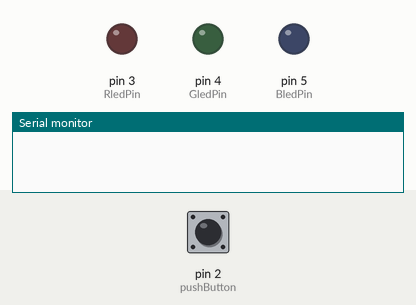
Simulated run of this sketch. Board: Arduino Uno, built with avr-gcc and run on an emulated ATmega328P. On the bench: output pins drawn as LEDs (lit = HIGH), the last lines printed to the serial monitor. Inputs (shaded band) come from the test bench; at power-on: pin 2 (pushButton) HIGH.

Above: at 1.2 s.
1.3 s: pin 2 (pushButton) pulled LOW for 0.15 s
At 2.6 s:
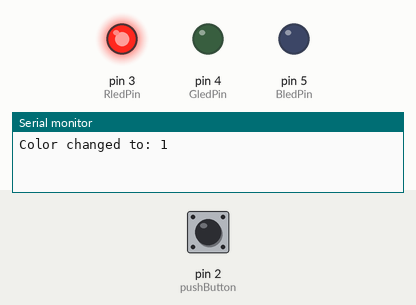
3.0 s: pin 2 (pushButton) pulled LOW for 1 s
At 3.9 s:
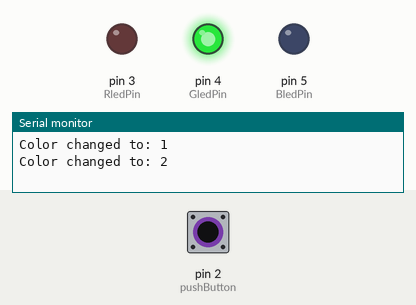
5.5 s: pin 2 (pushButton) pulled LOW for 0.15 s
At 6.9 s:
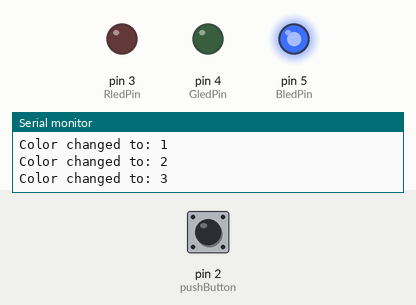
7.2 s: pin 2 (pushButton) pulled LOW for 3.2 s
At 8.3 s:
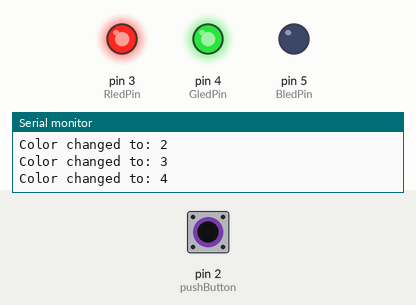
11.9 s: pin 2 (pushButton) pulled LOW for 0.15 s
At 13.1 s:
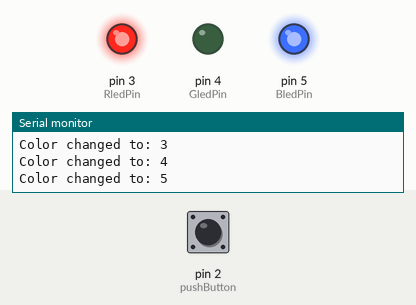
13.6 s: pin 2 (pushButton) pulled LOW for 1 s
At 14.4 s:
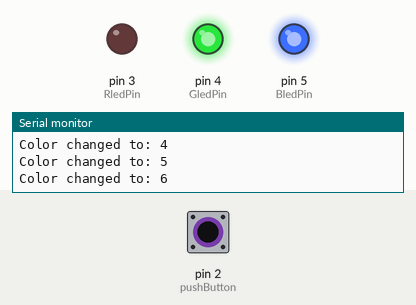
Timing chart, 0 to 16.6 s (numbered marks = the images above; inputs shaded):
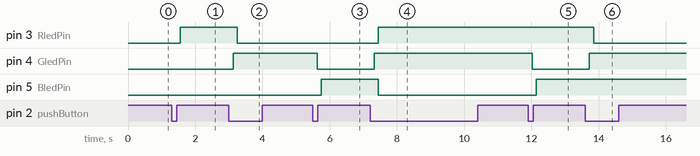

Measured:
- after the input at 1.3 s, pin 3 (RledPin): LOW → HIGH after 0.25 s
- after the input at 3.0 s, pin 3 (RledPin): HIGH → LOW after 0.25 s; pin 4 (GledPin): LOW → HIGH after 0.13 s
- after the input at 5.5 s, pin 4 (GledPin): HIGH → LOW after 0.13 s; pin 5 (BledPin): LOW → HIGH after 0.25 s
- after the input at 7.2 s, pin 3 (RledPin): LOW → HIGH after 0.25 s; pin 4 (GledPin): LOW → HIGH after 0.13 s; pin 5 (BledPin): HIGH → LOW after 0.25 s
- after the input at 11.9 s, pin 4 (GledPin): HIGH → LOW after 0.13 s; pin 5 (BledPin): LOW → HIGH after 0.25 s
- after the input at 13.6 s, pin 3 (RledPin): HIGH → LOW after 0.25 s; pin 4 (GledPin): LOW → HIGH after 0.13 s

The sketch:

113AC1017_LEDHW1_1015.ino
```cpp
const int pushButton = 2;
const int RledPin = 3;
const int GledPin = 4;
const int BledPin = 5;

int ledcolor = 0;
bool ButtonPressed = false;

//speed for fading <3
int fadeDelay = 5;
int fadeStep  = 5;

void setup() {
  pinMode(RledPin, OUTPUT);
  pinMode(GledPin, OUTPUT);
  pinMode(BledPin, OUTPUT);
  pinMode(pushButton, INPUT_PULLUP);
  Serial.begin(9600);
}

void fadeToColor(int rTarget, int gTarget, int bTarget) {
  static int rCurrent = 0, gCurrent = 0, bCurrent = 0;

  // Gradually move from current color → target color
  while (rCurrent != rTarget || gCurrent != gTarget || bCurrent != bTarget) {
    if (rCurrent < rTarget) rCurrent += fadeStep;
    else if (rCurrent > rTarget) rCurrent -= fadeStep;

    if (gCurrent < gTarget) gCurrent += fadeStep;
    else if (gCurrent > gTarget) gCurrent -= fadeStep;

    if (bCurrent < bTarget) bCurrent += fadeStep;
    else if (bCurrent > bTarget) bCurrent -= fadeStep;

    analogWrite(RledPin, rCurrent);
    analogWrite(GledPin, gCurrent);
    analogWrite(BledPin, bCurrent);

    delay(fadeDelay);
  }
}

void loop() {
  int buttonState = digitalRead(pushButton);

  if (buttonState == LOW && !ButtonPressed) {
    ledcolor++;
    if (ledcolor > 7) ledcolor = 0;
    ButtonPressed = true;
    Serial.print("Color changed to: ");
    Serial.println(ledcolor);
  }
  if (buttonState == HIGH && ButtonPressed) ButtonPressed = false;

  // Dthe color og target
  int r = 0, g = 0, b = 0;

  switch (ledcolor) {
    case 0: r = g = b = 0; break;           // off
    case 1: r = 255; g = b = 0; break;      // red
    case 2: g = 255; r = b = 0; break;      // green
    case 3: b = 255; r = g = 0; break;      // blue
    case 4: r = 255; g = 255; b = 0; break; // yellow
    case 5: r = 255; b = 255; g = 0; break; // purple
    case 6: g = 255; b = 255; r = 0; break; // cyan
    case 7: r = g = b = 255; break;         // white
  }

  fadeToColor(r, g, b);
}
```
